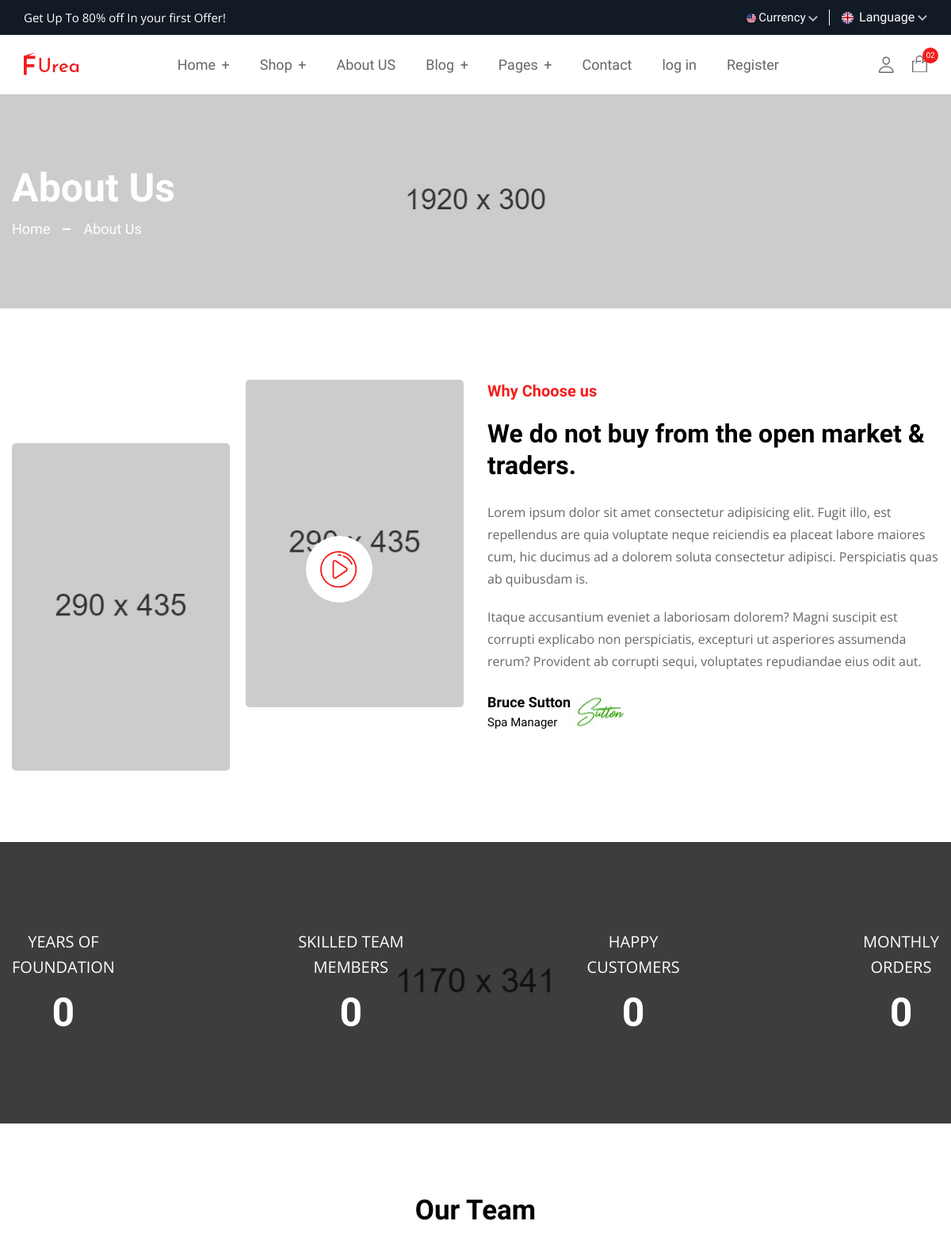
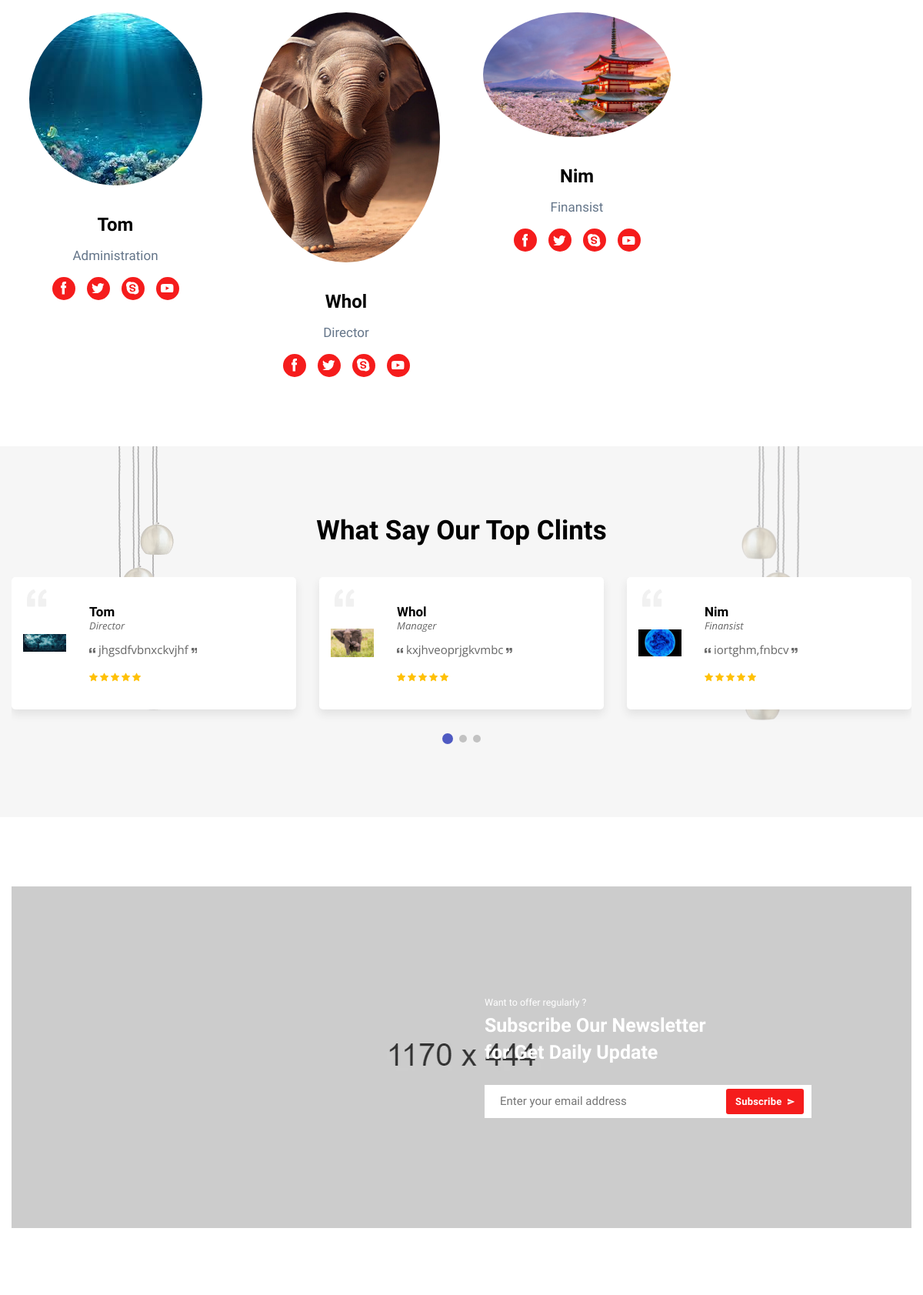
The page /about/ (upper part) on the database its author committed (2 pictures, top to bottom).
### shop_site/models.py (models this page shows)
class Workers(models.Model):
    fullname = models.CharField(max_length=250)
    position = models.CharField(max_length=250)
    avatar = models.ImageField()

class Reviews(models.Model):
    fullname = models.CharField(max_length=250)
    position = models.CharField(max_length=250)
    message = models.CharField(max_length=250)
    avatar = models.ImageField()

### shop_site/views.py (the view)
# urls.py: path('about/', about, name='about'),
def about(request):
    workers = Workers.objects.all()
    reviews = Reviews.objects.all()[:8]
    context = {
        'workers':workers,
        'reviews':reviews,
    }
    return render(request, 'about.html', context)

### templates/about.html (shortened to what this page needs)
{% extends 'base.html' %}
{% load static %}
{% block content %}
    <main class="main__content_wrapper">
        <section class="breadcrumb__section breadcrumb__bg">
            <div class="container">
                <div class="row row-cols-1">
                    <div class="col">
                        <div class="breadcrumb__content">
                            <h1 class="breadcrumb__content--title text-white mb-10">About Us</h1>
                            <ul class="breadcrumb__content--menu d-flex">
                                <li class="breadcrumb__content--menu__items"><a class="text-white" href="index.html">Home</a></li>
                                <li class="breadcrumb__content--menu__items"><span class="text-white">About Us</span></li>
                            </ul>
                        </div>
                    </div>
                </div>
            </div>
        </section>
        <section class="about__section section--padding mb-95">
            <div class="container">
                <div class="row">
                    <div class="col-lg-6">
                        <div class="about__thumbnail d-flex">
                            <div class="about__thumbnail--items">
                                <img class="about__thumbnail--img border-radius-5 display-block" src="{% static 'assets/img/other/about-thumb-list1.webp' %}" alt="about-thumbnail">
                            </div>
                            <div class="about__thumbnail--items position__relative">
                                <div class="banner__bideo--play about__thumbnail--play">
                                    <a class="bideo__play--icon glightbox" href="https://vimeo.com/115041822" data-gallery="video">
                                    </a>
                                </div>
                            </div>
                        </div>
                    </div>
                    <div class="col-lg-6">
                        <div class="about__content">
                            <span class="about__content--subtitle text__secondary mb-20"> Why Choose us</span>
                            <h2 class="about__content--maintitle mb-25">We do not buy from the open market & traders.</h2>
                            <p class="about__content--desc mb-20">Lorem ipsum dolor sit amet consectetur adipisicing elit. Fugit illo, est repellendus are quia voluptate neque reiciendis ea placeat labore maiores cum, hic ducimus ad a dolorem soluta consectetur adipisci. Perspiciatis quas ab quibusdam is.</p>
                            <p class="about__content--desc mb-25">Itaque accusantium eveniet a laboriosam dolorem? Magni suscipit est corrupti explicabo non perspiciatis, excepturi ut asperiores assumenda rerum? Provident ab corrupti sequi, voluptates repudiandae eius odit aut.</p>
                            <div class="about__author position__relative">
                                <h4 class="about__author--name">Bruce Sutton</h4>
                                <span class="about__author--rank">Spa Manager</span>
                                <img class="about__author--signature" src="{% static 'assets/img/icon/signature.webp' %}" alt="signature">
                            </div>
                        </div>
                    </div>
                </div>
            </div>
        </section>
        <div class="counterup__banner--section counterup__banner__bg2" id="funfactId">
            <div class="container">
                <div class="row row-cols-1 align-items-center">
                    <div class="col">
                        <div class="counterup__banner--inner position__relative d-flex align-items-center justify-content-between">
                            <div class="counterup__banner--items text-center">
                                <p class="counterup__banner--items__text text-white">YEARS OF <br>
                                    FOUNDATION</p>
                                <span class="counterup__banner--items__number js-counter text-white" data-count="50">0</span>
                            </div>
                            <div class="counterup__banner--items text-center">
                                <p class="counterup__banner--items__text text-white">SKILLED TEAM <br>
                                    MEMBERS </p>
                                <span class="counterup__banner--items__number js-counter text-white" data-count="100">0</span>
                            </div>
                            <div class="counterup__banner--items text-center">
                                <p class="counterup__banner--items__text text-white">HAPPY <br>
                                    CUSTOMERS</p>
                                <span class="counterup__banner--items__number js-counter text-white" data-count="80">0</span>
                            </div>
                            <div class="counterup__banner--items text-center">
                                <p class="counterup__banner--items__text text-white">MONTHLY <br>
                                    ORDERS</p>
                                <span class="counterup__banner--items__number js-counter text-white" data-count="70">0</span>
                            </div>
                        </div>
                    </div>
                </div>
            </div>
        </div>
        <section class="team__section section--padding">
            <div class="container">
                <div class="section__heading text-center mb-30">
                    <h2 class="section__heading--maintitle">Our Team</h2>
                </div>
                <div class="team__container">
                    <div class="row">
                        {% for worker in workers %}
                        <div class="col-lg-3 col-md-4 col-sm-6 col-6 custom-col">
                            <div class="team__items text-center">
                                <div class="team__thumbnail">
                                    <img class="team__thumbnail--img border-radius-50 display-block" src="{{worker.avatar.url}}" alt="team-thumb">
                                </div>
                                <div class="team__content ">
                                    <h3 class="team__content--title">{{worker.fullname}}</h3>
                                    <span class="team__content--subtitle">{{worker.position}}</span>
                                    <ul class="team__social d-flex justify-content-center align-items-center">
                                        <li class="team__social--list">
                                            <a class="team__social--icon" target="_blank" href="https://www.facebook.com">
                                            </a>
                                        </li>
                                        <li class="team__social--list">
                                            <a class="team__social--icon" target="_blank" href="https://twitter.com">
                                            </a>
                                        </li>
                                        <li class="team__social--list">
                                            <a class="team__social--icon" target="_blank" href="https://www.skype.com">
                                            </a>
                                        </li>
                                        <li class="team__social--list">
                                            <a class="team__social--icon" target="_blank" href="https://www.youtube.com">
                                            </a>
                                        </li>
                                    </ul>
                                </div>
                            </div>
                        </div>
                        {% endfor %}
                    </div>
                </div>
            </div>
        </section>
        <section class="testimonial__section position__relative testimonial__bg--two section--padding">
            <div class="container">
                <div class="row">
                    <div class="col">
                        <div class="testimonial__section--inner">
                            <div class="section__heading text-center mb-40">
                                <h2 class="section__heading--maintitle">What Say Our Top Clints</h2>
                            </div>
                            <div class=" testimonial__swiper--column3 testimonial__padding swiper">
                                <div class="swiper-wrapper">
                                    {% for review in reviews %}
                                    <div class="swiper-slide">
                                        <div class="testimonial__items--style2 position__relative border-radius-5 d-flex align-items-center">
                                            <div class="testimonial__thumbnail--style2">
                                                <img class="testimonial__items--thumbnail__img display-block" src="{{ review.avatar.url }}" alt="testimonial-img">
                                            </div>
                                            <div class="testimonial__content--style2">
                                                <h3 class="testimonial__items--author__title h4">{{review.fullname}}</h3>
                                                <h4 class="testimonial__items--author__subtitle h5">{{review.position}}</h4>
                                                <p class="testimonial__items--desc style2">
                                                    {{review.message}}
                                                </p>
                                                <ul class="rating testimonial__rating d-flex">
                                                    <li class="rating__list">
                                                        <span class="rating__list--icon">
                                                        </span>
                                                    </li>
                                                    <li class="rating__list">
                                                        <span class="rating__list--icon">
                                                        </span>
                                                    </li>
                                                    <li class="rating__list">
                                                        <span class="rating__list--icon">
                                                        </span>
                                                    </li>
                                                    <li class="rating__list">
                                                        <span class="rating__list--icon">
                                                        </span>
                                                    </li>
                                                    <li class="rating__list">
                                                        <span class="rating__list--icon">
                                                        </span>
                                                    </li>
                                                </ul>
                                            </div>
                                            <div class="testimonial__quote--icon">
                                            </div>
                                        </div>
                                    </div>
                                    {% endfor %}
                                </div>
                                <div class="testimonial__pagination swiper-pagination"></div>
                            </div>
                        </div>
                    </div>
                </div>
            </div>
        </section>
        <section class="newsletter__banner--section section--padding">
            <div class="container">
                <div class="newsletter__banner--thumbnail position__relative">
                    <img class="newsletter__banner--thumbnail__img" src="{% static 'assets/img/banner/banner-bg7.webp' %}" alt="newsletter-banner">
                    <div class="newsletter__content newsletter__subscribe">
                        <h5 class="newsletter__content--subtitle text-white">Want to offer regularly ?</h5>
                        <h2 class="newsletter__content--title text-white h3 mb-25">Subscribe Our Newsletter <br>
                            for Get Daily Update</h2>
                        <form class="newsletter__subscribe--form position__relative" action="#">
                            <label>
                                <input class="newsletter__subscribe--input" placeholder="Enter your email address" type="email">
                            </label>
                            <button class="newsletter__subscribe--button primary__btn" type="submit">Subscribe
                                <svg class="newsletter__subscribe--button__icon" xmlns="http://www.w3.org/2000/svg" width="9.159" height="7.85" viewBox="0 0 9.159 7.85">
                                    <path  data-name="Icon material-send" d="M3,12.35l9.154-3.925L3,4.5,3,7.553l6.542.872L3,9.3Z" transform="translate(-3 -4.5)" fill="currentColor"/>
                                </svg>
                            </button>
                        </form>
                    </div>
                </div>
            </div>
        </section>
    </main>
{% endblock %}

### rows shown on the page
Workers: avatar (picture), fullname "Tom", position "Administration"
Workers: avatar (picture), fullname "Whol", position "Director"
Workers: avatar (picture), fullname "Nim", position "Finansist"
Reviews: avatar (picture), fullname "Tom", position "Director", message "jhgsdfvbnxckvjhf"
Reviews: avatar (picture), fullname "Whol", position "Manager", message "kxjhveoprjgkvmbc"
Reviews: avatar (picture), fullname "Nim", position "Finansist", message "iortghm,fnbcv"
